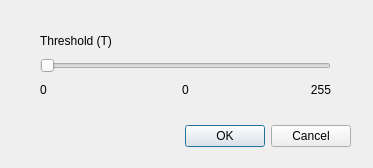
<?xml version="1.0" encoding="UTF-8"?>
<ui version="4.0">
 <class>Canny_dialog</class>
 <widget class="QDialog" name="Canny_dialog">
  <property name="geometry">
   <rect>
    <x>0</x>
    <y>0</y>
    <width>373</width>
    <height>168</height>
   </rect>
  </property>
  <property name="windowTitle">
   <string>Dialog</string>
  </property>
  <widget class="QDialogButtonBox" name="buttonBox">
   <property name="geometry">
    <rect>
     <x>10</x>
     <y>120</y>
     <width>341</width>
     <height>32</height>
    </rect>
   </property>
   <property name="orientation">
    <enum>Qt::Horizontal</enum>
   </property>
   <property name="standardButtons">
    <set>QDialogButtonBox::Cancel|QDialogButtonBox::Ok</set>
   </property>
  </widget>
  <widget class="QWidget" name="verticalLayoutWidget">
   <property name="geometry">
    <rect>
     <x>40</x>
     <y>30</y>
     <width>291</width>
     <height>71</height>
    </rect>
   </property>
   <layout class="QVBoxLayout" name="verticalLayout">
    <item>
     <widget class="QLabel" name="label">
      <property name="text">
       <string>Threshold (T)</string>
      </property>
     </widget>
    </item>
    <item>
     <widget class="QSlider" name="t_slider">
      <property name="maximum">
       <number>255</number>
      </property>
      <property name="orientation">
       <enum>Qt::Horizontal</enum>
      </property>
     </widget>
    </item>
    <item>
     <layout class="QHBoxLayout" name="horizontalLayout">
      <item>
       <widget class="QLabel" name="label_3">
        <property name="text">
         <string>0</string>
        </property>
       </widget>
      </item>
      <item>
       <widget class="QLabel" name="t_val">
        <property name="text">
         <string>0</string>
        </property>
        <property name="alignment">
         <set>Qt::AlignCenter</set>
        </property>
       </widget>
      </item>
      <item>
       <widget class="QLabel" name="label_2">
        <property name="text">
         <string>255</string>
        </property>
        <property name="alignment">
         <set>Qt::AlignRight|Qt::AlignTrailing|Qt::AlignVCenter</set>
        </property>
       </widget>
      </item>
     </layout>
    </item>
   </layout>
  </widget>
 </widget>
 <resources/>
 <connections>
  <connection>
   <sender>buttonBox</sender>
   <signal>accepted()</signal>
   <receiver>Canny_dialog</receiver>
   <slot>accept()</slot>
   <hints>
    <hint type="sourcelabel">
     <x>248</x>
     <y>254</y>
    </hint>
    <hint type="destinationlabel">
     <x>157</x>
     <y>274</y>
    </hint>
   </hints>
  </connection>
  <connection>
   <sender>buttonBox</sender>
   <signal>rejected()</signal>
   <receiver>Canny_dialog</receiver>
   <slot>reject()</slot>
   <hints>
    <hint type="sourcelabel">
     <x>316</x>
     <y>260</y>
    </hint>
    <hint type="destinationlabel">
     <x>286</x>
     <y>274</y>
    </hint>
   </hints>
  </connection>
 </connections>
</ui>
